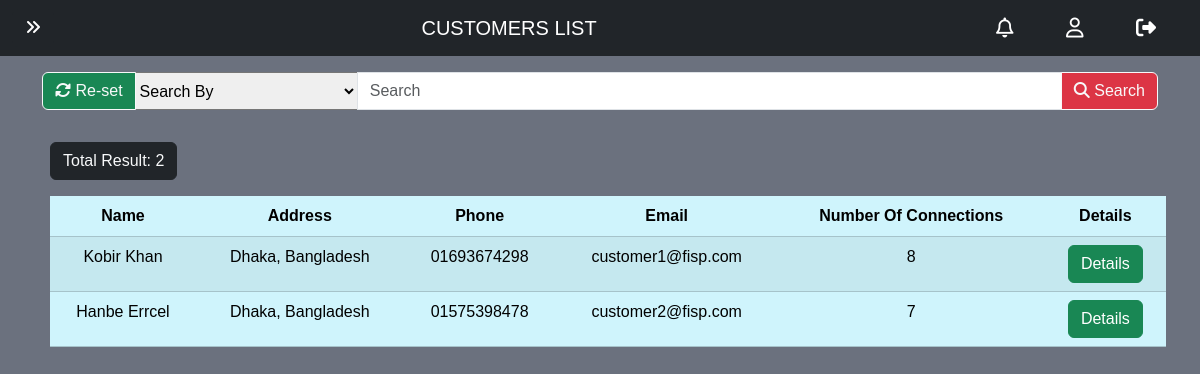
Page /customer_list.php (signed in) on the committed database.
### tables this page shows
CREATE TABLE `customer` (
  `id` varchar(50) NOT NULL,
  `name` varchar(100) DEFAULT NULL,
  `email` varchar(100) DEFAULT NULL,
  `phone` varchar(20) DEFAULT NULL,
  `address` varchar(100) DEFAULT NULL,
  `password` varchar(100) DEFAULT NULL,
  `nid` varchar(15) DEFAULT NULL,
  `gender` text NOT NULL,
  `photo` varchar(100) DEFAULT NULL
);

### customer_list.php (the view, shortened to what this page needs)
<!DOCTYPE html>
<html lang="en">
<head>
    <?php include '_link_common.php'; ?>
</head>
<body>
<?php
    require '_nav_admin.php';
    require '_database_connect.php';
    if(isset($key) && isset($word)){
        if($key=="all" && $word==""){
            $find_customer_sql = "SELECT * FROM `customer`";
        } else if($key=="all" && $word!=""){
            $find_customer_sql = "SELECT * FROM `customer` WHERE CONCAT(name, address, phone, email) LIKE '%$word%'";
        } else if($key=="name" && $word!=""){
            $find_customer_sql = "SELECT * FROM `customer` WHERE `name` LIKE '%$word%'";
        } else if($key=="address" && $word!=""){
            $find_customer_sql = "SELECT * FROM `customer` WHERE `address` LIKE '%$word%'";
        } else if($key=="phone" && $word!=""){
            $find_customer_sql = "SELECT * FROM `customer` WHERE `phone` LIKE '%$word%'";
        } else if($key=="email" && $word!=""){
            $find_customer_sql = "SELECT * FROM `customer` WHERE `email` LIKE '%$word%'";
        }
    } else {$find_customer_sql = "SELECT * FROM `customer`";}
    $find_customer = mysqli_query($connect, $find_customer_sql);
    $total_customer = mysqli_num_rows($find_customer);
?>
<div class="container my-3">
    <form method="get">
        <div class="input-group">
            <button class="btn btn-success btn-outline-light" name="reset" type="submit"><i class="fa-solid fa-rotate"></i></i> Re-set</button>
            <select class="search-select" name="key" style="width: 20%;">
                <option value="all" selected>Search By</option>
            </select>
            <input type="text" class="form-control" name="word" placeholder="Search">
            <button class="btn btn-danger btn-outline-light" name="search" type="submit"><i class="fa-solid fa-magnifying-glass"></i></i> Search</button>
        </div>
    </form>
</div>
<?php if($total_customer>0): ?>
    <div class='container overflow-x-scroll mt-4'>
        <div class='num_of_res text-light btn btn-dark m-2'>
            <h7 class='pt-2'>Total Result: <?php echo $total_customer; ?></h7>
        </div>
        <table class='table table-info table-striped table-hover m-2 p-2 text-center'>
            <thead>
                <tr>
                    <th>Name</th>
                    <th>Address</th>
                    <th>Phone</th>
                    <th>Email</th>
                    <th>Number Of Connections</th>
                    <th>Details</th>
                </tr>
            </thead>
            <tbody>
                <?php for($i=0; $i<$total_customer; $i++):
                    $customer = mysqli_fetch_assoc($find_customer);
                    $find_customer_connection_sql = "SELECT * FROM `connections` where `customer_id` = '{$customer['id']}' AND `state` != 'Connection Pending'";
                    $find_connection = mysqli_query($connect, $find_customer_connection_sql);
                    $total_connections = mysqli_num_rows($find_connection); ?>
                    <tr>
                        <td><?php echo $customer['name']; ?></td>
                        <td><?php echo $customer['address']; ?></td>
                        <td><?php echo $customer['phone']; ?></td>
                        <td><?php echo $customer['email']; ?></td>
                        <td><?php echo $total_connections; ?></td>
                        <td>
                            <a class='btn btn-success' href='customer_details.php?c_id=<?php echo $customer['id']; ?>'>Details</a>
                        </td>
                    </tr>
                <?php endfor; ?>
            </tbody>
        </table>
    </div>
<?php
endif;
?>
</body>
</html>

### variables.css (style rules this page uses)
:root { --carousel-btn-color: aqua; --body-background-color: #6B717E; --login-box-width: 400px; --login-box-height: 500px; --registration-box-width: 400px; --registration-box-height: 850px; }

### all_body.css (style rules this page uses)
* { font-family: Arial, Helvetica, sans-serif; }
body { width: 100%; margin: 0; background-color: var(--body-background-color); }
html { scroll-behavior: smooth; }

### footer.css (style rules this page uses)
:root { --footer-back: black; }

### rows in the picture
customer: name "Kobir Khan", address "Dhaka, Bangladesh", phone "01693674298", email "customer1@fisp.com", total_connections "8"
customer: name "Hanbe Errcel", address "Dhaka, Bangladesh", phone "01575398478", email "customer2@fisp.com", total_connections "7"

### other values in the picture
$page_name "CUSTOMERS LIST"
$total_customer "2"
